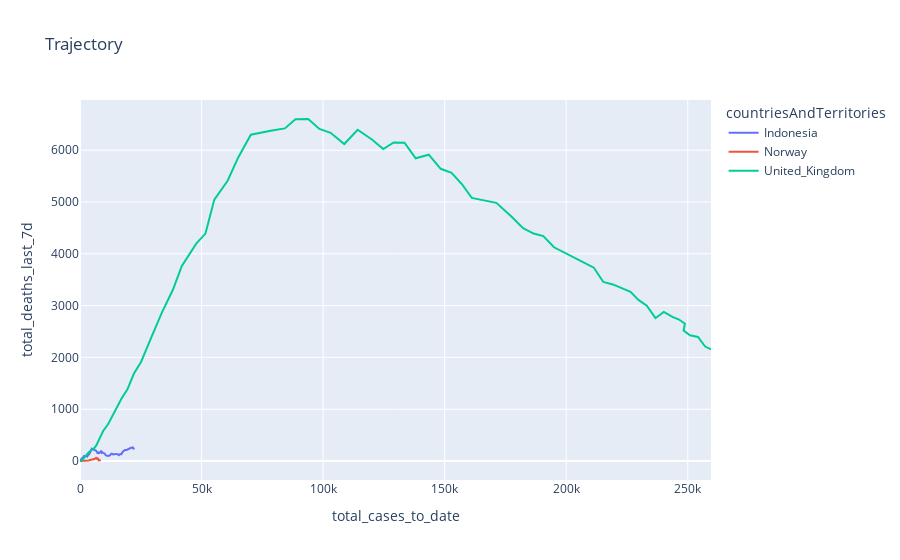

Write notebook code for a chart like this one.
### Code cell
import plotly.express as px

fig2 =  px.line(dfcovid[(dfcovid['countriesAndTerritories'] == 'Indonesia') | 
                        (dfcovid['countriesAndTerritories'] == 'Norway') | 
                        (dfcovid['countriesAndTerritories'] == 'United_Kingdom')], x='total_cases_to_date', y='total_deaths_last_7d', title='Trajectory', color='countriesAndTerritories')
fig2.show()

### Figure 1 — Plotly figure (JSON) as saved in the notebook; plotly's stock layout.template omitted (floating-point values rounded to 4 significant figures; data arrays with more than 128 entries replaced by an {"elided": "..."} marker saying what was removed)
{"data": [{"hovertemplate": "countriesAndTerritories=Indonesia<br>total_cases_to_date=%{x}<br>total_deaths_last_7d=%{y}<extra></extra>", "legendgroup": "Indonesia", "line": {"color": "#636efa", "dash": "solid"}, "mode": "lines", "name": "Indonesia", "showlegend": true, "type": "scatter", "x": {"elided": "140 int values"}, "xaxis": "x", "y": {"elided": "140 int values"}, "yaxis": "y"}, {"hovertemplate": "countriesAndTerritories=Norway<br>total_cases_to_date=%{x}<br>total_deaths_last_7d=%{y}<extra></extra>", "legendgroup": "Norway", "line": {"color": "#EF553B", "dash": "solid"}, "mode": "lines", "name": "Norway", "showlegend": true, "type": "scatter", "x": {"elided": "147 int values"}, "xaxis": "x", "y": {"elided": "147 int values"}, "yaxis": "y"}, {"hovertemplate": "countriesAndTerritories=United_Kingdom<br>total_cases_to_date=%{x}<br>total_deaths_last_7d=%{y}<extra></extra>", "legendgroup": "United_Kingdom", "line": {"color": "#00cc96", "dash": "solid"}, "mode": "lines", "name": "United_Kingdom", "showlegend": true, "type": "scatter", "x": {"elided": "147 int values"}, "xaxis": "x", "y": {"elided": "147 int values"}, "yaxis": "y"}], "layout": {"legend": {"title": {"text": "countriesAndTerritories"}, "tracegroupgap": 0}, "title": {"text": "Trajectory"}, "xaxis": {"anchor": "y", "domain": [0, 1], "title": {"text": "total_cases_to_date"}}, "yaxis": {"anchor": "x", "domain": [0, 1], "title": {"text": "total_deaths_last_7d"}}}}
